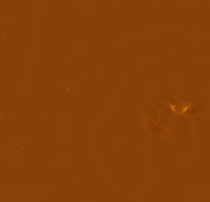
#> input picture test.png, 210 x 202 px
$ jupyter execute --allow-errors OpeningFitaAsImage-Clean1.ipynb
#> lines starting #> are read from the running program, lines starting #| are printed output that depends on the picture; after the words box and inside, x2 and y2 are one past the last pixel; in counts of white or black regions, pixels touching at a corner belong together
## OpeningFitsAsImage
#### See this documentation:  https://python4astronomers.github.io/astropy/fits.html
Anwesha Sahu, MSci Project, ML + Radio Astronomy

[cell 1]
import astropy
import numpy as np
from astropy.nddata import CCDData
from astropy.nddata.utils import Cutout2D
from astropy import units as u
from astropy.wcs import WCS
import ccdproc
from ccdproc import trim_image
from astropy.io import fits
import matplotlib.pyplot as plt
from matplotlib import cm
from matplotlib.colors import ListedColormap, LinearSegmentedColormap
import cv2
from PIL import Image, ImageDraw

#> (a cell that did not finish here is left out)

[cell 3]
color = cm.get_cmap('PuOr', 230)
#> (the rest of this cell did not finish here and is left out)

[cell 4]
# Find brightest pixel in matplotlib figure
img_CV = cv2.imread('test.png')
#> img_CV is the input picture: shape (202, 210, 3); mean B, G, R 7, 64.4, 136.9
img_PIL = Image.open('test.png')
width, height = img_PIL.size
#> width = 210; height = 202
print('width, height = ', width, height)
#| width, height =  210 202
#cropping
left = 115
top = 0.15*height
#> top = 30.3
right = 325
bottom = 0.85*height
#> bottom = 171.7
im1 = img_PIL.crop((left, top, right, bottom))  #crop to get relevant section
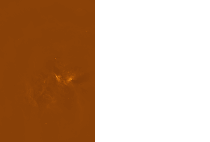
#> im1: PIL image 210x142 RGBA; mean R, G, B, A 62, 29.2, 3.2, 115.4; transparent parts drawn white
im1.show()
im1.save('test.png')

#### Making circle to enclose brightest regions
Check examples here
- https://www.programcreek.com/python/example/77056/cv2.minEnclosingCircle
- Used this StackOverflow solution:
https://stackoverflow.com/questions/66571431/python-cv2-determine-radius-of-bright-spot-in-image

- cv2 documentation for Contour Features https://docs.opencv.org/3.4/dd/d49/tutorial_py_contour_features.html

[cell 5]
# read image as grayscale
img = cv2.imread('test.png')
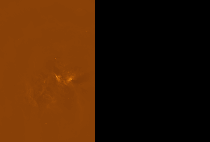
#> img: shape (142, 210, 3); mean B, G, R 3.2, 29.2, 62

hh, ww = img.shape[:2]
#> hh = 142; ww = 210
# shave off white region on right side
img = img[0:hh, 0:ww-2]
#> img: shape (142, 208, 3)
# convert to gray
gray = cv2.cvtColor(img,cv2.COLOR_BGR2GRAY)
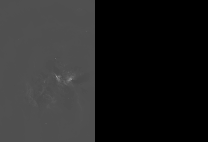
#> gray: shape (142, 208); min 0, max 156, mean 36.4
# median filter
median = cv2.medianBlur(gray, 3)
# do canny edge detection
canny = cv2.Canny(median, 100, 200)
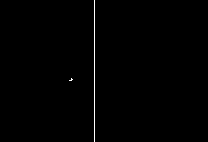
#> canny: shape (142, 208); 0.5% white in thin lines or dots, all inside (x1, y1, x2, y2) = (69, 0, 95, 142)
# get canny points
# numpy points are (y,x)
points = np.argwhere(canny>0)
#> points = 148 pairs, first value 0 to 141, second value 69 to 94

# get min enclosing circle
radius = 15
center = cv2.minEnclosingCircle(points)[0]
#> center = (70.5, 94)
print('center:', center, 'radius:', radius)
#| center: (70.5, 94.0) radius: 15

# draw circle on copy of input
result = img.copy()
x = int(center[1])
#> x = 94
y = int(center[0])
#> y = 70
rad = int(radius)
image = cv2.circle(result, (x,y), rad, (255,255,255), 1)

# write results
cv2.imwrite("test_canny.jpg", canny)
cv2.imwrite("test_circle.jpg", result)

# [6 lines of commented-out code are left out]

print(center[0])
#| 70.5

[cell 6]
#plt.imshow(cv2.circle(result, (x,y), rad, (255,255,255), 1)) #Sanity check
plt.imshow(image)

[cell 7]
x0 = center[1] - 15
#> x0 = 79
y0 = center[0] - 15
#> y0 = 55.5
x1 = center[1] + 15
#> x1 = 109
y1 = center[0] + 15
#> y1 = 85.5
xy = [(x0,y0), (x1,y1)]
#> xy = [(79, 55.5), (109, 85.5)]
start = 0
end = 360

[cell 8]
img = Image.open("test_circle.jpg")
#> img: PIL image 208x142 RGB
#ImageDraw.Draw.pieslice(xy,start,end, fill = None, outline = None, width = 1)

[cell 9]
with Image.open("test_circle.jpg") as im:
    draw = ImageDraw.Draw(im)
    circle = draw.pieslice(xy, start, end, fill=None, outline=None, width=1)

[cell 10]
# write results
cv2.imwrite("test_canny.jpg", canny)
cv2.imwrite("test_circle.jpg", result)
#> Out = True
